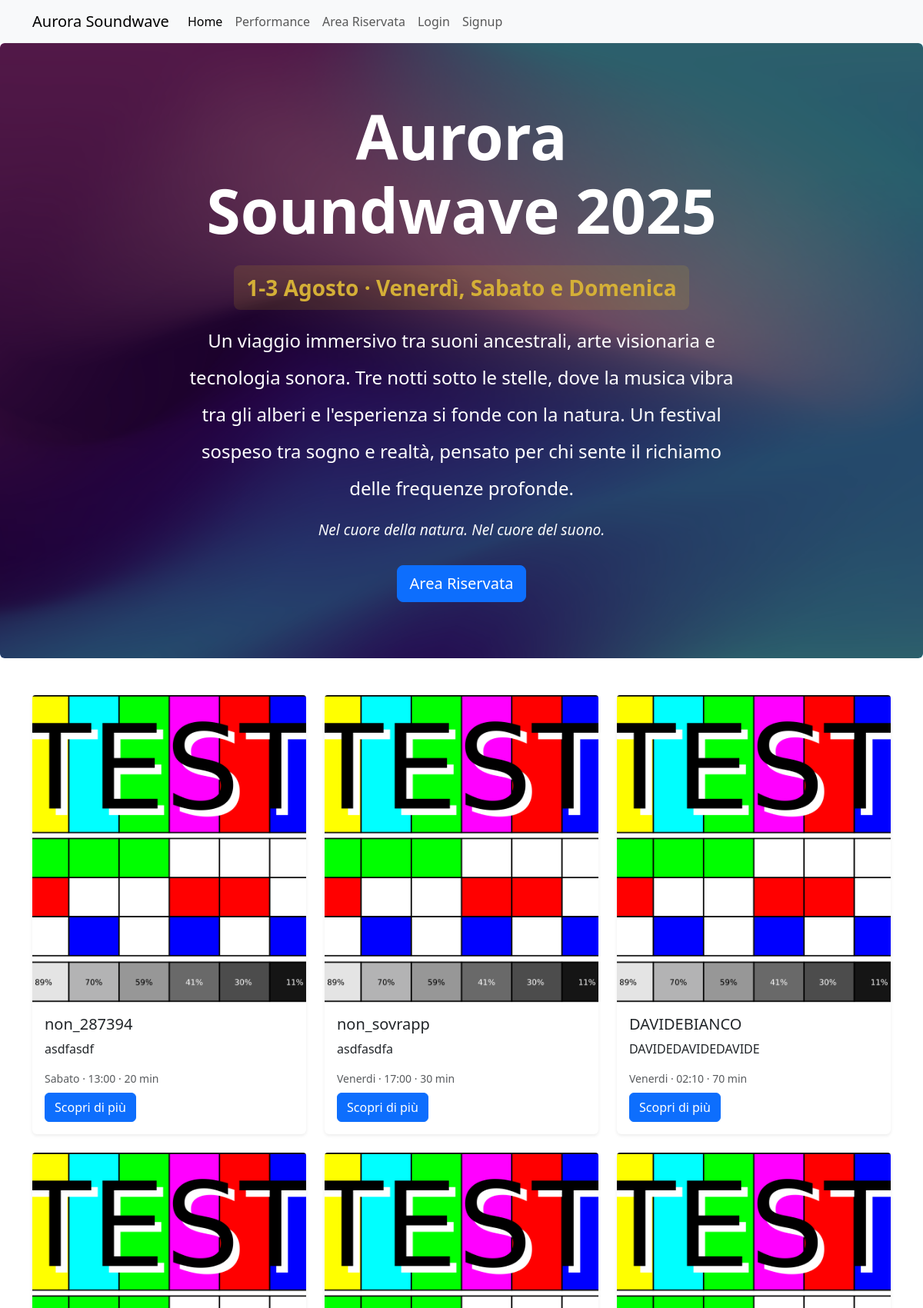
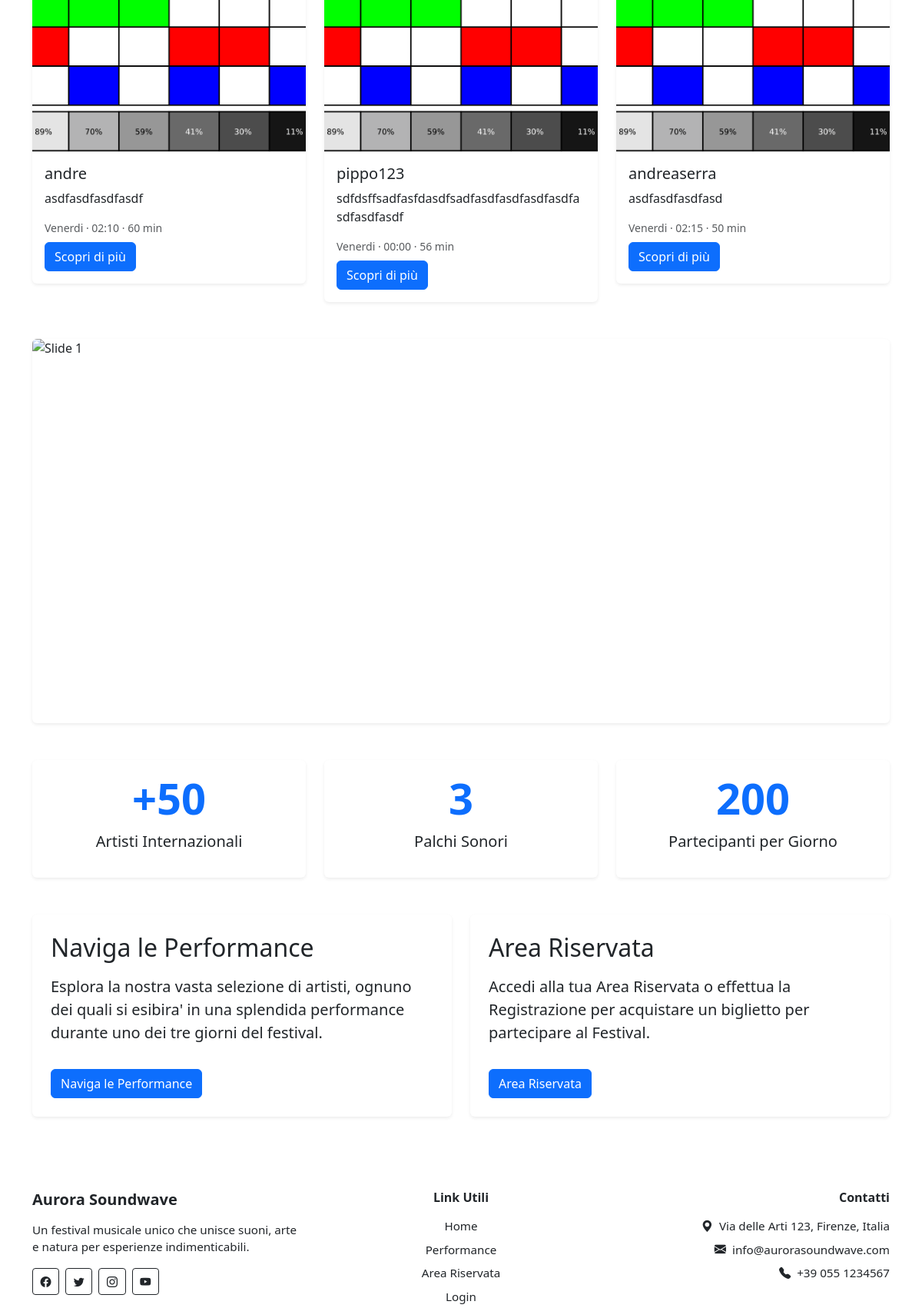
The page / (upper part) on the database its author committed (2 pictures, top to bottom).
### tables this page shows
CREATE TABLE performances(
    id INTEGER PRIMARY KEY AUTOINCREMENT,
    nome_artista TEXT UNIQUE NOT NULL,
    giorno TEXT CHECK(giorno IN('Venerdi','Sabato','Domenica')) NOT NULL,
    orario TEXT NOT NULL,
    durata INTEGER NOT NULL,
    descrizione TEXT NOT NULL,
    palco TEXT CHECK(palco IN('Palco A','Palco B','Palco C')) NOT NULL,
    genere TEXT NOT NULL,
    immagine TEXT NOT NULL,
    pubblicato INTEGER DEFAULT 0,
    id_organizzatore INTEGER NOT NULL,
    data_inserimento TIMESTAMP DEFAULT CURRENT_TIMESTAMP,
    FOREIGN KEY (id_organizzatore) REFERENCES utenti(id)
);

### routes/public_routes.py (the view)
@public_bp.route("/")
def home():
    ultime_performances = performances_dao.get_ultime_performances_pubblicate()
    return render_template("public/home.html", performances=ultime_performances)

### dao/performances_dao.py (called while the page is built)
def get_db_connection():
    conn = sqlite3.connect("festival.db")
    conn.row_factory = sqlite3.Row
    return conn

def get_ultime_performances_pubblicate(limit=6):
    try:
        sql = """
        SELECT * FROM performances
        WHERE pubblicato = 1
        ORDER BY data_inserimento DESC
        LIMIT ?
        """
        with get_db_connection() as conn:
            cursor = conn.cursor()
            cursor.execute(sql, (limit,))
            performances = cursor.fetchall()
            cursor.close()
        return performances
    except sqlite3.Error as e:
        logging.error(f"get_ultime_performances_pubblicate: {e}")
        return []

### templates/public/home.html (shortened to what this page needs)
{% extends "base.html" %} {% block title %}Home | Aurora Soundwave{% endblock %}
{% block styles %}
<link
  rel="stylesheet"
  href="{{ url_for('static', filename='css/public/hero.css') }}"
/>
<link
  rel="stylesheet"
  href="{{ url_for('static', filename='css/public/card.css') }}"
/>
{% endblock %} {% block content %}
<section
  class="hero-section vh-100 d-flex align-items-center justify-content-center text-white text-center rounded"
>
  <div
    class="hero-overlay position-absolute top-0 start-0 w-100 h-100 rounded"
  ></div>
  <div
    class="hero-content position-relative z-1 px-3 mx-auto"
    style="max-width: 750px"
  >
    <h1 class="display-1 fw-bold mb-4">Aurora Soundwave 2025</h1>
    <p class="event-date mb-3">1-3 Agosto · Venerdì, Sabato e Domenica</p>
    <p class="fs-4 lh-lg">
      Un viaggio immersivo tra suoni ancestrali, arte visionaria e tecnologia
      sonora. Tre notti sotto le stelle, dove la musica vibra tra gli alberi e
      l'esperienza si fonde con la natura. Un festival sospeso tra sogno e
      realtà, pensato per chi sente il richiamo delle frequenze profonde.
    </p>
    <p class="text-light small fst-italic">
      Nel cuore della natura. Nel cuore del suono.
    </p>
    <a href="{{ url_for('private.reserved')}}" class="btn btn-primary btn-lg mt-3">
      Area Riservata
    </a>
  </div>
</section>
<section class="container mt-5">
  <div class="row row-cols-1 row-cols-md-3 g-4">
    {% for perf in performances %}
    <div class="col">
      <div class="card shadow-sm border-0">
        <img
          src="{{ perf['immagine'] }}"
          class="card-img-top no-overflow"
          alt="Immagine performance di {{ perf['nome_artista'] }}"
        />
        <div class="card-body">
          <h5 class="card-title">{{ perf['nome_artista'] }}</h5>
          <p class="card-text">{{ perf['descrizione'] }}</p>
          <p class="text-muted small mb-2">
            {{ perf['giorno'] }} · {{ perf['orario'] }} · {{ perf['durata'] }}
            min
          </p>
          <a
            href="{{ url_for('public.performance', id=perf['id']) }}"
            class="btn btn-primary"
          >
            Scopri di più
          </a>
        </div>
      </div>
    </div>
    {% endfor %}
  </div>
</section>
<section class="container mt-5">
  <div class="card rounded shadow-sm overflow-hidden border-0">
    <div id="festivalCarousel" class="carousel slide" data-bs-ride="carousel">
      <div class="carousel-inner">
        <div class="carousel-item active">
          <img
            src="{{ url_for('static', filename='images/public/slide1.jpg')}}"
            class="d-block w-100 carousel-img"
            alt="Slide 1"
          />
        </div>
      </div>
      <button
        class="carousel-control-prev"
        type="button"
        data-bs-target="#festivalCarousel"
        data-bs-slide="prev"
      >
        <span class="carousel-control-prev-icon"></span>
      </button>
      <button
        class="carousel-control-next"
        type="button"
        data-bs-target="#festivalCarousel"
        data-bs-slide="next"
      >
        <span class="carousel-control-next-icon"></span>
      </button>
    </div>
  </div>
</section>
<section class="container mt-5 text-center">
  <div class="row row-cols-1 row-cols-md-3 g-4">
    <div class="col">
      <div class="card border rounded shadow-sm h-100 border-0">
        <div
          class="card-body d-flex flex-column justify-content-center align-items-center"
        >
          <h2 class="card-title display-4 fw-bold text-primary">+50</h2>
          <p class="card-text fs-5 mb-3">Artisti Internazionali</p>
        </div>
      </div>
    </div>
    <div class="col">
      <div class="card border rounded shadow-sm h-100 border-0">
        <div
          class="card-body d-flex flex-column justify-content-center align-items-center"
        >
          <h2 class="card-title display-4 fw-bold text-primary">3</h2>
          <p class="card-text fs-5 mb-3">Palchi Sonori</p>
        </div>
      </div>
    </div>
    <div class="col">
      <div class="card border rounded shadow-sm h-100 border-0">
        <div
          class="card-body d-flex flex-column justify-content-center align-items-center"
        >
          <h2 class="card-title display-4 fw-bold text-primary">200</h2>
          <p class="card-text fs-5 mb-3">Partecipanti per Giorno</p>
        </div>
      </div>
    </div>
  </div>
</section>
<section class="container mt-5">
  <div class="row align-items-center">
    <div class="col-md-6 mb-4 mb-md-0">
      <div
        class="card border rounded shadow-sm p-4 h-100 d-flex flex-column justify-content-center border-0"
      >
        <h2 class="mb-3">Naviga le Performance</h2>
        <p class="fs-5">
          Esplora la nostra vasta selezione di artisti, ognuno dei quali si
          esibira' in una splendida performance durante uno dei tre giorni del
          festival.
        </p>
        <a href="{{ url_for('public.performances') }}" class="btn btn-primary mt-3 align-self-start"
          >Naviga le Performance</a
        >
      </div>
    </div>
    <div class="col-md-6 mb-4 mb-md-0">
      <div
        class="card border rounded shadow-sm p-4 h-100 d-flex flex-column justify-content-center border-0"
      >
        <h2 class="mb-3">Area Riservata</h2>
        <p class="fs-5">
          Accedi alla tua Area Riservata o effettua la Registrazione per
          acquistare un biglietto per partecipare al Festival.
        </p>
        <a href="{{ url_for('private.reserved')}}" class="btn btn-primary mt-3 align-self-start"
          >Area Riservata</a
        >
      </div>
    </div>
  </div>
</section>
{% endblock %}

### static/css/public/hero.css (style rules this page uses)
.hero-section { background: url("/static/images/public/hero.jpg") center center / cover no-repeat; width: 100vw; position: relative; overflow: hidden; border-radius: 1rem; }
.hero-overlay { background-color: rgba(0, 0, 0, 0.5); border-radius: 1rem; }
.hero-content { position: relative; z-index: 1; padding-left: 1rem; padding-right: 1rem; max-width: 900px; margin-left: auto; margin-right: auto; text-align: center; }
@media (min-width: 768px) { .hero-content p.text-light.small { font-size: 1.2rem; } }
.event-date { font-size: 1.75rem; font-weight: 700; color: #d4af37; padding: 0.5rem 1rem; border-radius: 0.5rem; background-color: rgba(255, 215, 0, 0.1); display: inline-block; user-select: none; margin-bottom: 1rem; }

### static/css/public/card.css (style rules this page uses)
.no-overflow { width: 100%; height: 400px; object-fit: cover; border-top-left-radius: 0.25rem; border-top-right-radius: 0.25rem; }
.carousel-img { height: 500px; object-fit: cover; object-position: center; }

### rows shown on the page
performances: immagine (picture), nome_artista "non_287394", descrizione "asdfasdf", giorno "Sabato", orario "13:00", durata "20"
performances: immagine (picture), nome_artista "non_sovrapp", descrizione "asdfasdfa", giorno "Venerdi", orario "17:00", durata "30"
performances: immagine (picture), nome_artista "DAVIDEBIANCO", descrizione "DAVIDEDAVIDEDAVIDE", giorno "Venerdi", orario "02:10", durata "70"
performances: immagine (picture), nome_artista "andre", descrizione "asdfasdfasdfasdf", giorno "Venerdi", orario "02:10", durata "60"
performances: immagine (picture), nome_artista "pippo123", descrizione "sdfdsffsadfasfdasdfsadfasdfasdfasdfasdfasdfasdfasdf", giorno "Venerdi", orario "00:00", durata "56"
performances: immagine (picture), nome_artista "andreaserra", descrizione "asdfasdfasdfasd", giorno "Venerdi", orario "02:15", durata "50"
